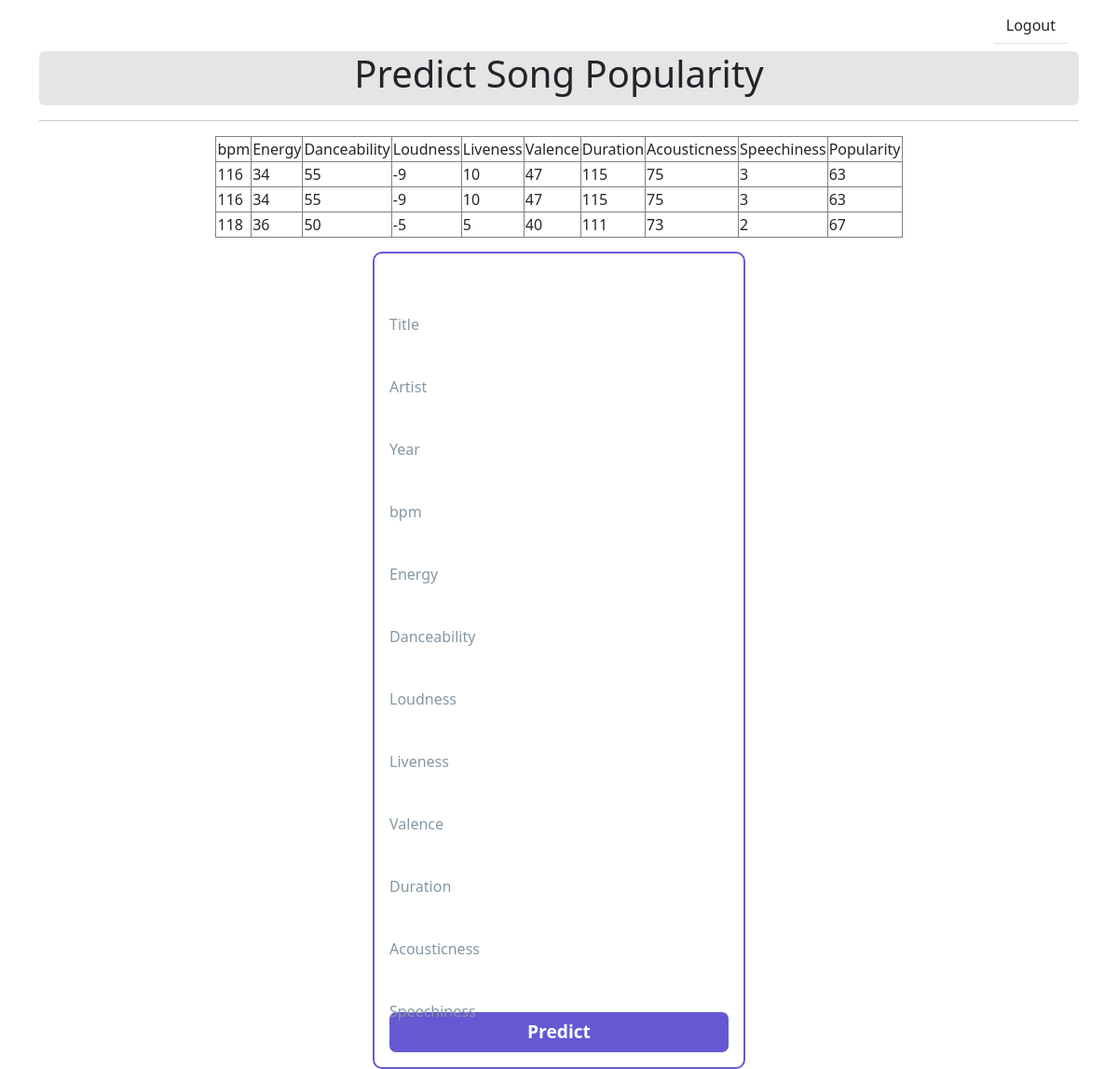
The page /predict/22/ (signed in) on the database its author committed.
### predict_popularity/models.py (models this page shows, shortened)
class Popularity_Predictions(models.Model):
    profile = models.ForeignKey(User, on_delete=models.CASCADE,related_name='popularitypredict')
    Title = models.CharField(max_length=50)
    Artist = models.CharField(max_length=25)
    Year = models.IntegerField()
    bpm = models.IntegerField()
    Energy = models.IntegerField()
    Danceability = models.IntegerField()
    Loudness = models.IntegerField()
    Liveness = models.IntegerField()
    Valence =  models.IntegerField()
    Duration = models.IntegerField()
    Acousticness = models.IntegerField()
    Speechiness = models.IntegerField()
    result = models.IntegerField(default=0)

### predict_popularity/views.py (the view)
# urls.py: path('<int:pk>/', views.PredictPopularity, name='predict'),
@login_required
def PredictPopularity(request,pk):
    predicted = False
    prediction=0
    if request.session.has_key('user_id'):
        u_id = request.session['user_id']
        profile = get_object_or_404(User, pk=u_id)
    if request.method == 'POST':
        form = Predict_Popularity_Form(data=request.POST)
        profile = get_object_or_404(User, pk=u_id)
        Title = form['Title']
        Artist = form['Artist']
        Year = form['Year']
        bpm = int(form['bpm'].value())
        Energy = int(form['Energy'].value())
        Danceability= int(form['Danceability'].value())
        Loudness = int(form['Loudness'].value())
        Liveness = int(form['Liveness'].value())
        Valence = int(form['Valence'].value())
        Duration = int(form['Duration'].value())
        Acousticness = int(form['Acousticness'].value())
        Speechiness = int(form['Speechiness'].value())
        f = [[bpm,Energy,Danceability,Loudness,Liveness,Valence,Duration,Acousticness,Speechiness]]
        lr = LinearRegression()
        lr.coef_ = np.array([ 0.01926977 ,-0.09110784,  0.16452147 , 1.0174426,  -0.020846,   -0.10480276, 0.04093382, -0.15302508,  0.16218767])
        lr.intercept_ = 65.53187410230969
        prediction = np.round(lr.predict(f)[0]+10)
        predicted = True
        pred = form.save(commit=False)
        pred.profile = profile
        pred.result = prediction
        pred.save()
        if predicted:
            return redirect('/predict/'+ str(pk))
    else:
        form = Predict_Popularity_Form()
        return render(request, 'predict.html',
                      {'form': form,'predicted': predicted,'user_id':u_id,'prediction':prediction,'profile':profile})

### predict_popularity/forms.py
class Predict_Popularity_Form(forms.ModelForm):
    class Meta:
        model = Popularity_Predictions
        fields = ("Title","Artist","Year","bpm","Energy","Danceability","Loudness","Liveness","Valence","Duration","Acousticness","Speechiness")
        widgets = {
            "Title" : forms.TextInput(attrs={'class':'form-control '}),
            "Artist": forms.TextInput(attrs={'class':'form-control '}),
            "Year" : forms.TextInput(attrs={'class':'form-control'}),
            "bpm" : forms.TextInput(attrs={'class':'form-control'}),
            "Energy" : forms.TextInput(attrs={'class':'form-control'}),
            "Danceability" : forms.TextInput(attrs={'class':'form-control'}),
            "Loudness" :forms.TextInput(attrs={'class':'form-control'}),
            "Liveness" :forms.TextInput(attrs={'class':'form-control'}),
            "Valence" : forms.TextInput(attrs={'class':'form-control'}),
            "Duration" : forms.TextInput(attrs={'class':'form-control'}),
            "Acousticness" : forms.TextInput(attrs={'class':'form-control'}),
            "Speechiness" :forms.TextInput(attrs={'class':'form-control'})
        }

### predict_popularity/templates/predict.html (shortened to what this page needs)
<!DOCTYPE html>
{% load static %}
<html>
<head>
	<link href="https://cdn.jsdelivr.net/npm/bootstrap@5.3.2/dist/css/bootstrap.min.css" rel="stylesheet"
>
	<link href="{% static 'css/style_predict.css' %}" rel="stylesheet" />
</head>
<body>
	<div class="container main-container-div">
		<nav class="navbar navbar-expand-lg navbar-transparent">
			<div class="container">
				<div class="collapse navbar-collapse justify-content-end" id="navigation">
					<ul class="navbar-nav nav-tabs">
						<li class="nav-item"><a href="{% url 'accounts:logout' %}" class="btn btn-neutral">Logout</a>
						</li>
					</ul>
				</div>
			</div>
		</nav>
		<h1 class="mx-auto d-block text-center main-title"> Predict Song Popularity</h1>
		<div>
			<center>
			<table border=1 class="table-bordered">
				<hr/>
				<tr>
					<td>bpm</td>
					<td>Energy</td>
					<td>Danceability</td>
					<td>Loudness</td>
					<td>Liveness</td>
					<td>Valence</td>
					<td>Duration</td>
					<td>Acousticness</td>
					<td>Speechiness</td>
					<td>Popularity</td>
				</tr>
				{% for pred in profile.popularitypredict.all%}
				<tr>
					<td>{{pred.bpm}}</td>
					<td>{{pred.Energy}}</td>
					<td>{{pred.Danceability}}</td>
					<td>{{pred.Loudness}}</td>
					<td>{{pred.Liveness}}</td>
					<td>{{pred.Valence}}</td>
					<td>{{pred.Duration}}</td>
					<td>{{pred.Acousticness}}</td>
					<td>{{pred.Speechiness}}</td>
					<td>{{pred.result}}</td>
				</tr>
				{%endfor%}
			</table>
		</center>
			<div class="card" role="alert">
				<form method="post" class="card-form">
					<div>
						<div class="input">
							{{form.Title}}
							<label class="input-label">Title</label>
						</div>
						<div class="input">
							{{form.Artist}}
							<label class="input-label">Artist</label>
						</div>
						<div class="input">
							{{form.Year}}
							<label class="input-label">Year</label>
						</div>
						<div class="input">
							{{form.bpm}}
							<label class="input-label">bpm</label>
						</div>
						<div class="input">
							{{form.Energy}}
							<label class="input-label">Energy</label>
						</div>
						<div class="input">
							{{form.Danceability}}
							<label class="input-label">Danceability</label>
						</div>
						<div class="input">
							{{form.Loudness}}
							<label class="input-label">Loudness</label>
						</div>
						<div class="input">
							{{form.Liveness}}
							<label class="input-label">Liveness</label>
						</div>
						<div class="input">
							{{form.Valence}}
							<label class="input-label">Valence</label>
						</div>
						<div class="input">
							{{form.Duration}}
							<label class="input-label">Duration</label>
						</div>
						<div class="input">
							{{form.Acousticness}}
							<label class="input-label">Acousticness</label>
						</div>
						<div class="input">
							{{form.Speechiness}}
							<label class="input-label">Speechiness</label>
						</div>
					</div>
					<input type="submit" value="Predict" class="btn submit-btn-main">
				</form>
			</div>
		</div>
</body>
</html>

### predict_popularity/static/css/style_predict.css (style rules this page uses)
* { box-sizing: border-box; }
input { appearance: none; border-radius: 0; }
.main-title { background-color: rgba(0,0,0,0.1); border-radius: 6px; padding-bottom: 10px; }
.card-form { padding: 1rem; margin-top: 15px !important; width: 400px; max-width: 400px; border: 2px solid #6658d3; border-radius: 10px; }
.input-label { color: #8597a3; position: absolute; top: 3rem; transition: .25s ease; }
.card { display: flex; flex-direction: row-reverse; border: honeydew; align-items: flex-start; justify-content: space-evenly; }
.submit-btn-main { width: 100%; border-radius: 7px; background-color: #6658d3; color: white; font-weight: bold; font-size: 1.2rem; margin-top: 10px; }

### rows shown on the page
Popularity_Predictions: bpm "116", Energy "34", Danceability "55", Loudness "-9", Liveness "10", Valence "47", Duration "115", Acousticness "75", Speechiness "3", result "63"
Popularity_Predictions: bpm "116", Energy "34", Danceability "55", Loudness "-9", Liveness "10", Valence "47", Duration "115", Acousticness "75", Speechiness "3", result "63"
Popularity_Predictions: bpm "118", Energy "36", Danceability "50", Loudness "-5", Liveness "5", Valence "40", Duration "111", Acousticness "73", Speechiness "2", result "67"
